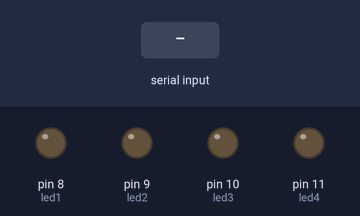
Bench run of a sketch on a simulated Arduino Uno, built with avr-gcc and run on an emulated ATmega328P. Parts: output pins drawn as LEDs (lit = HIGH). Dashed ring = blinking. The test bench sets the inputs (shaded band).

Above: at 1.2 s.
1.3 s: "1" received over Serial
At 1.7 s:
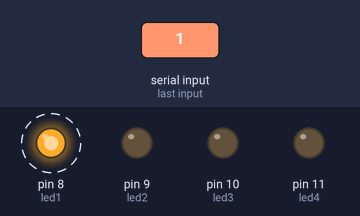
At 2.2 s:
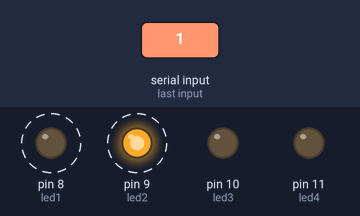
Timing chart, 0 to 10.3 s (numbered marks = the images above; inputs shaded):
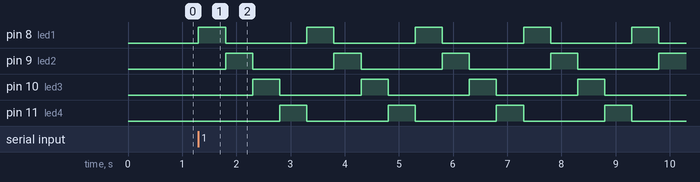

Measured:
- after the input at 1.3 s, pin 8 (led1): alternates HIGH for 0.50 s and LOW for 1.5 s, starting at once; pin 9 (led2): alternates HIGH for 0.50 s and LOW for 1.5 s, starting after 0.50 s; pin 10 (led3): alternates HIGH for 0.50 s and LOW for 1.5 s, starting after 1.0 s; pin 11 (led4): alternates HIGH for 0.50 s and LOW for 1.5 s, starting after 1.5 s

The sketch:

AutomaticLightControl.ino
```cpp
const int led1 = 8;
const int led2 = 9;
const int led3 = 10;
const int led4 = 11;

bool running = false;

void setup() {
  Serial.begin(9600);

  pinMode(led1, OUTPUT);
  pinMode(led2, OUTPUT);
  pinMode(led3, OUTPUT);
  pinMode(led4, OUTPUT);
}

void loop() {
  if (Serial.available() > 0) {
    char input = Serial.read();

    if (input == '1') {
      running = !running;
    }
  }

  if (running) {
    digitalWrite(led1, HIGH);
    delay(500);
    digitalWrite(led1, LOW);

    checkStop();
    if (!running) return;

    digitalWrite(led2, HIGH);
    delay(500);
    digitalWrite(led2, LOW);

    checkStop();
    if (!running) return;

    digitalWrite(led3, HIGH);
    delay(500);
    digitalWrite(led3, LOW);

    checkStop();
    if (!running) return;

    digitalWrite(led4, HIGH);
    delay(500);
    digitalWrite(led4, LOW);

    checkStop();
    if (!running) return;
  }
}

void checkStop() {
  if (Serial.available() > 0) {
    char input = Serial.read();

    if (input == '1') {
      running = false;
    }
  }
}
```
